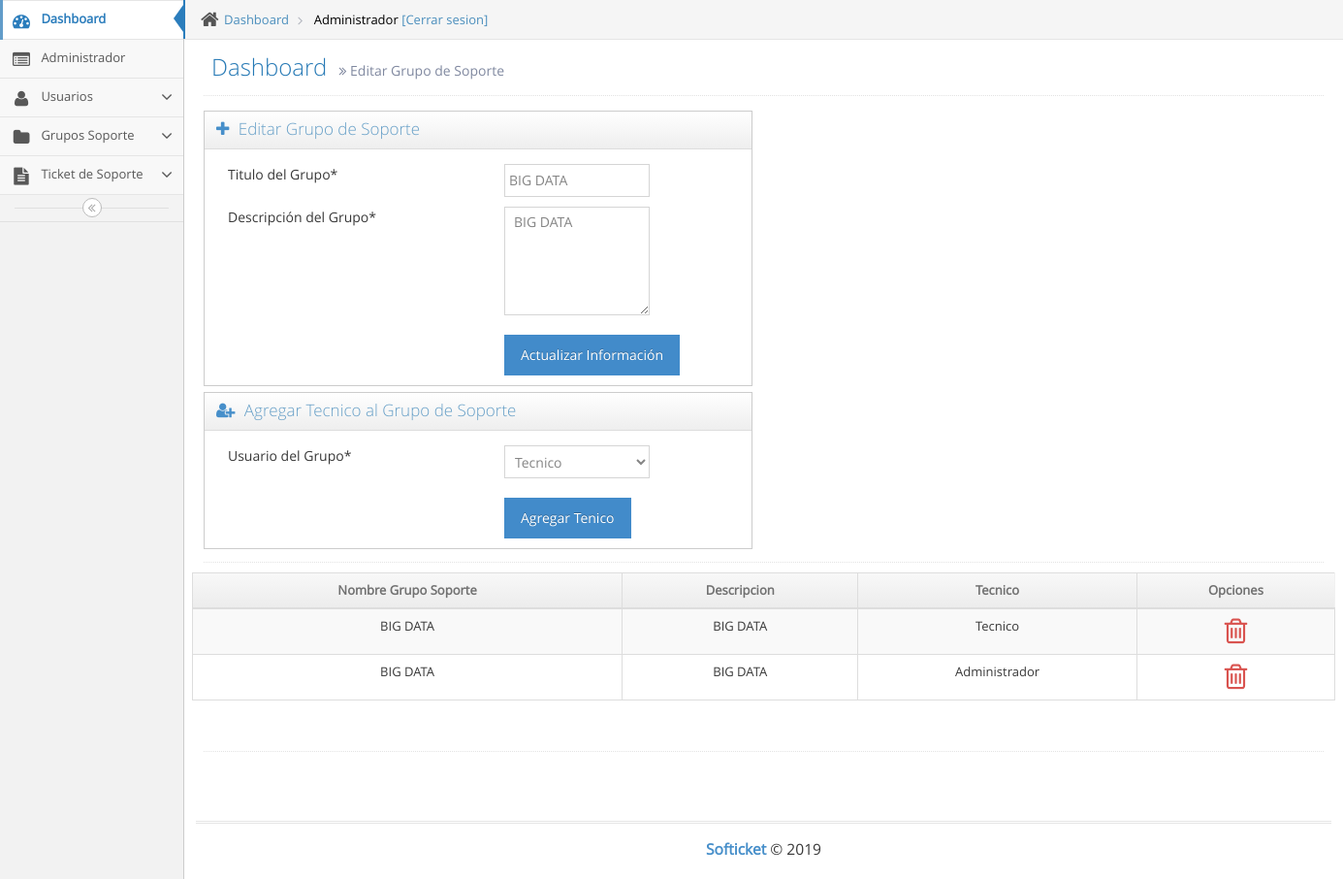
Page /Dashboard/gruposoporte_editar.php?id=2 (signed in) on the committed database.
### tables this page shows
CREATE TABLE gruposoporte (
gsoporte_id INT NOT NULL AUTO_INCREMENT,
gsoporte_titulo VARCHAR(50),
gsoporte_descripcion VARCHAR(50),
user_id INT,
PRIMARY KEY (gsoporte_id)
);

CREATE TABLE gruposoporte_usuarios (
    gsoporte_usuarios_id INT NOT NULL AUTO_INCREMENT,
    gsoporte_id INT,
    user_id INT,
    PRIMARY KEY (gsoporte_usuarios_id)
);

CREATE TABLE usuarios (
    user_id INT NOT NULL AUTO_INCREMENT,
    user_nombre VARCHAR(50) NOT NULL,
    user_correo VARCHAR(255) NOT NULL,
    user_password VARCHAR(255) NOT NULL,
    user_empresa VARCHAR(50) NOT NULL,
    user_direccion VARCHAR(50) NOT NULL,
    user_telefono VARCHAR(15) NOT NULL,
    user_web_empresa VARCHAR(50) NOT NULL,
    user_cargo VARCHAR(50) NOT NULL,
    user_fecha_creacion date NOT NULL DEFAULT CURRENT_TIMESTAMP,
    priv_id INT NOT NULL,
    PRIMARY KEY (user_id)
);

### config.php (called while the page is built, shortened)
<?php
function limpiar($data){
    $data = trim($data);
    $data = stripslashes($data);
    $data = htmlspecialchars($data);
    return $data;
}

### Dashboard/gruposoporte_editar.php (the view, shortened to what this page needs)
<?php
include_once '../config.php';
$link = Conectarse();
$id_existe = limpiar($_GET['id']);
if ($id_existe > 0) {
    $id = "SELECT
                *
            FROM
                tickets.gruposoporte
            WHERE
                gsoporte_id = " . $id_existe . "
            AND LENGTH(gsoporte_titulo) > 0
                LIMIT 1;";
    $soporte_id = mysqli_query($link, $id);
    $row = $soporte_id->fetch_assoc();
    if (isset($_GET['id']) && !empty($_GET['id']) && !empty($row['gsoporte_id'])) {
        $gruposoporte_id = limpiar($_GET['id']);
        $query_tecnicos = "SELECT
                            user_id,
                            user_nombre
                            FROM tickets.usuarios
                            WHERE priv_id = 2
                            AND length(user_nombre) > 0;";
        $ticket_tenicos = mysqli_query($link, $query_tecnicos);
        $gruposoporte = "SELECT
                            gu.gsoporte_id,
                            gsoporte_titulo,
                            gsoporte_descripcion,
                            gu.user_id,
                            user_nombre
                        FROM
                            tickets.gruposoporte_usuarios gu
                        INNER JOIN
                            tickets.gruposoporte g ON gu.gsoporte_id = g.gsoporte_id
                        INNER JOIN
                            tickets.usuarios u ON gu.user_id = u.user_id
                        WHERE
                            gu.gsoporte_id = " . $id_existe . ";";
        $lista_gruposoporte_choosed = mysqli_query($link, $gruposoporte);
    } else {
        header("Location: http://softicket.cl/Dashboard/gruposoporte_administrar.php");
    }
} else {
    header("Location: http://softicket.cl/Dashboard/gruposoporte_administrar.php");
}
$query_editar = "SELECT *
                            FROM
                                tickets.gruposoporte
                            WHERE
                                gsoporte_id = " . $gruposoporte_id . "
                            AND
                                LENGTH(gsoporte_titulo) > 0
                            LIMIT
                                1
                            ;";
$ticket_editar = mysqli_query($link, $query_editar);
$ticket_row_editar = $ticket_editar->fetch_assoc();
include_once 'menu/header.php'
?>
<div class="page-header">
    <h1>
        Dashboard
        <small>
            <i class="ace-icon fa fa-angle-double-right"></i>
            Editar Grupo de Soporte
        </small>
    </h1>
</div>
<div class="row">
    <div class="col-xs-6">
        <div class="widget-box">
            <div class="widget-header">
                <h4 class="widget-title lighter smaller">
                    <i class="ace-icon fa fa-plus blue"></i> Editar Grupo de Soporte
                </h4>
            </div>
            <div class="container">
                <form method="post" id="gsoporte_form" action="./gruposoporte_editar.php?id=<?php echo $row['gsoporte_id']; ?>">
                    <div class="form-group">
                        <label for="gsoporte_titulo" class="control-label col-md-3"> Titulo del Grupo<span>*</span>
                        </label>
                        <div class="controls col-md-9">
                            <input class="input-md form-control" maxlength="50" value="<?php echo $ticket_row_editar['gsoporte_titulo']; ?>" id="gsoporte_titulo" name="gsoporte_titulo" style="margin-bottom: 10px" type="text" />
                        </div>
                    </div>
                    <div class="form-group">
                        <label for="gsoporte_descripcion" class="control-label col-md-3 "> Descripción del
                            Grupo<span>*</span> </label>
                        <div class="controls col-md-9">
                            <textarea class="input-md form-control" id="gsoporte_descripcion" name="gsoporte_descripcion" style="margin-bottom: 10px" type="text" cols="30" rows="5" contenteditable="true" onchange="this.value=(this.value.replace('/[\n\r](?!\w)/gi','')).trim();" type="text" data-bind="value: myValue, hasFocus: cleared"><?php echo limpiar($ticket_row_editar['gsoporte_descripcion']); ?></textarea>
                        </div>
                    </div>
                    <div class="form-group">
                        <div class="aab controls col-md-3 "></div>
                        <div class="controls col-md-9">
                            <input type="submit" value="Actualizar Información" name="gsoporte_form" class="btn btn-primary" id="button-id-signup" style="margin-bottom: 10px;margin-top: 10px" />
                        </div>
                    </div>
                </form>
            </div>
        </div>
    </div>
</div>
<div class="row">
    <div class="col-sm-6">
        <div class="widget-box">
            <div class="widget-header">
                <h4 class="widget-title lighter smaller">
                    <i class="ace-icon fa fa-user-plus blue"></i> Agregar Tecnico al Grupo de Soporte
                </h4>
            </div>
            <div class="container">
                <form method="post" id="gsoporte_form2" action="./gruposoporte_editar.php?id=<?php echo $row['gsoporte_id']; ?>">
                    <div class="form-group">
                        <label for="gsoporte_user_id" class="control-label col-md-3 "> Usuario del Grupo<span>*</span>
                        </label>
                        <div class="controls col-md-9">
                            <select class="form-control input-md dropdown-toggle" name="user_tenico" id="user_tenico" style="margin-bottom: 10px">
                                <?php
                                while ($lista_tecnicos = mysqli_fetch_assoc($ticket_tenicos)) {
                                    echo "<option value=" . $lista_tecnicos['user_id'] . ">" . $lista_tecnicos['user_nombre'] . "</option>";
                                }
                                ?>
                            </select>
                        </div>
                    </div>
                    <div class="form-group">
                        <div class="aab controls col-md-3 "></div>
                        <div class="controls col-md-9 ">
                            <input type="submit" value="Agregar Tenico" name="gsoporte_form2" class="btn btn-primary" id="button-id-signup" style="margin-bottom: 10px;margin-top: 10px" />
                        </div>
                    </div>
                </form>
            </div>
        </div>
    </div>
</div>
<div class="hr hr10 hr-dotted"></div>
<div class="row">
    <div class="col-xs-12">
        <div class="row">
            <div class="col-xs-12">
                <div class="row">
                    <div class="card">
                        <div class="card-body">
                            <div id="table" class="table-editable">
                                <table class="table table-bordered table-responsive-md table-striped text-center">
                                    <thead>
                                        <tr>
                                            <th class="text-center">Nombre Grupo Soporte</th>
                                            <th class="text-center">Descripcion</th>
                                            <th class="text-center">Tecnico</th>
                                            <th class="text-center">Opciones</th>
                                        </tr>
                                    </thead>
                                    <tbody>
                                        <?php
                                        if (($lista_gruposoporte_choosed) && $lista_gruposoporte_choosed->num_rows > 0) {
                                            while ($row = $lista_gruposoporte_choosed->fetch_assoc()) {
                                                ?>
                                                <tr>
                                                    <td class="pt-3-half">
                                                        <?php echo $row['gsoporte_titulo']; ?>
                                                    </td>
                                                    <td class="pt-3-half">
                                                        <?php echo $row['gsoporte_descripcion']; ?>
                                                    </td>
                                                    <td class="pt-3-half">
                                                        <?php echo $row['user_nombre']; ?>
                                                    </td>
                                                    </td>
                                                    <td>
                                                        <a href="./gruposoporte_editar_eliminar.php?id=<?php
                                                                                                        echo $row['gsoporte_id'] . "&user=" . $row['user_id'];
                                                                                                        ?>" style="text-decoration:none">
                                                            <i class="ace-icon fa fa-trash-o bigger-230" style="color:#d9534f"> </i>
                                                        </a>
                                                    <?php
                                                }
                                            } else {
                                                echo "<tr>";
                                                echo "<b>No hay Tecnicos asociados al Ticket</b>";
                                                echo "</tr>";
                                            }
                                            ?>
                                        </tr>
                                    </tbody>
                                </table>
                            </div>
                        </div>
                    </div>
                </div>
                <div class="hr hr32 hr-dotted"></div>
            </div>
        </div>
    </div>
</div>
<?php
include_once 'menu/footer.php'
?>

### rows in the picture
gruposoporte: gsoporte_titulo "BIG DATA", gsoporte_descripcion "BIG DATA"
gruposoporte_usuarios: gsoporte.gsoporte_titulo "BIG DATA", gsoporte.gsoporte_descripcion "BIG DATA", user.user_nombre "Tecnico"
gruposoporte_usuarios: gsoporte.gsoporte_titulo "BIG DATA", gsoporte.gsoporte_descripcion "BIG DATA", user.user_nombre "Administrador"

### other values in the picture
$_COOKIE['user_nombre'] "Administrador"
form field user_tenico "Tecnico"
